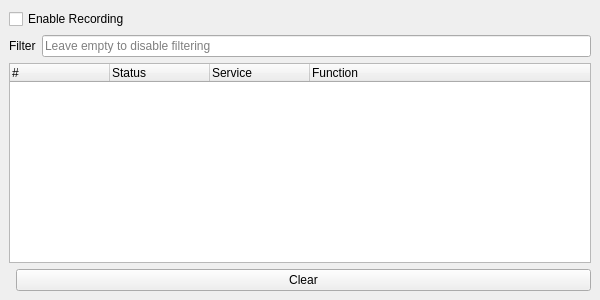
<?xml version="1.0" encoding="UTF-8"?>
<ui version="4.0">
 <class>IPCRecorder</class>
 <widget class="QDockWidget" name="IPCRecorder">
  <property name="geometry">
   <rect>
    <x>0</x>
    <y>0</y>
    <width>600</width>
    <height>300</height>
   </rect>
  </property>
  <property name="windowTitle">
   <string>IPC Recorder</string>
  </property>
  <widget class="QWidget">
   <layout class="QVBoxLayout">
    <item>
     <widget class="QCheckBox" name="enabled">
      <property name="text">
       <string>Enable Recording</string>
      </property>
     </widget>
    </item>
    <item>
     <layout class="QHBoxLayout">
      <item>
       <widget class="QLabel">
        <property name="text">
         <string>Filter</string>
        </property>
       </widget>
      </item>
      <item>
       <widget class="QLineEdit" name="filter">
        <property name="placeholderText">
         <string>Leave empty to disable filtering</string>
        </property>
       </widget>
      </item>
     </layout>
    </item>
    <item>
     <widget class="QTreeWidget" name="main">
      <property name="alternatingRowColors">
       <bool>true</bool>
      </property>
      <column>
       <property name="text">
        <string>#</string>
       </property>
      </column>
      <column>
       <property name="text">
        <string>Status</string>
       </property>
      </column>
      <column>
       <property name="text">
        <string>Service</string>
       </property>
      </column>
      <column>
       <property name="text">
        <string>Function</string>
       </property>
      </column>
     </widget>
    </item>
    <item>
     <layout class="QHBoxLayout">
      <item>
       <spacer>
        <property name="orientation">
         <enum>Qt::Horizontal</enum>
        </property>
       </spacer>
      </item>
      <item>
       <widget class="QPushButton" name="clearButton">
        <property name="text">
         <string>Clear</string>
        </property>
       </widget>
      </item>
     </layout>
    </item>
   </layout>
  </widget>
 </widget>
 <resources/>
 <connections/>
</ui>
